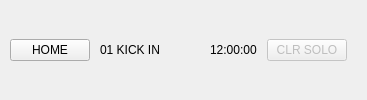
           <widget class="QFrame" name="ScreenTopBar">
            <layout class="QHBoxLayout" name="topBarLayout">
             <property name="spacing">
              <number>10</number>
             </property>
             <property name="leftMargin">
              <number>10</number>
             </property>
             <property name="topMargin">
              <number>5</number>
             </property>
             <property name="rightMargin">
              <number>10</number>
             </property>
             <property name="bottomMargin">
              <number>5</number>
             </property>
             <item>
              <widget class="QPushButton" name="ScreenHomeBtn">
               <property name="text">
                <string>HOME</string>
               </property>
              </widget>
             </item>
             <item>
              <widget class="QLabel" name="ScreenChannelIndicator">
               <property name="text">
                <string>01 KICK IN</string>
               </property>
              </widget>
             </item>
             <item>
              <spacer name="topBarSpacer">
               <property name="orientation">
                <enum>Qt::Horizontal</enum>
               </property>
               <property name="sizeHint" stdset="0">
                <size>
                 <width>40</width>
                 <height>0</height>
                </size>
               </property>
              </spacer>
             </item>
             <item>
              <widget class="QLabel" name="ScreenClock">
               <property name="text">
                <string>12:00:00</string>
               </property>
              </widget>
             </item>
             <item>
              <widget class="QPushButton" name="ScreenClrSoloBtn">
               <property name="enabled">
                <bool>false</bool>
               </property>
               <property name="text">
                <string>CLR SOLO</string>
               </property>
              </widget>
             </item>
             <item>
              <widget class="LevelMeter" name="ScreenMainMeter" native="true">
               <property name="stereo" stdset="0">
                <bool>true</bool>
               </property>
               <property name="simulated" stdset="0">
                <bool>true</bool>
               </property>
              </widget>
             </item>
            </layout>
           </widget>
